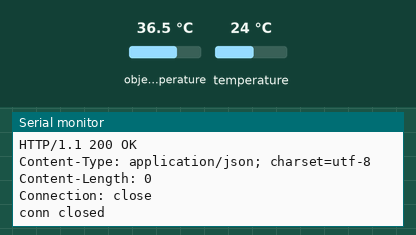
Simulated run of this sketch. Board: ESP32. On the bench: the last lines printed to the serial monitor. The test bench sets the inputs (shaded band); at power-on: object temperature 36.5 °C, temperature 24 °C. WiFi joins after 1.5 s; servers stay silent unless stated; uploads are accepted with an empty reply.

Above: at 7.2 s.
7.3 s: object temperature set to 20 °C
At 7.58 s:
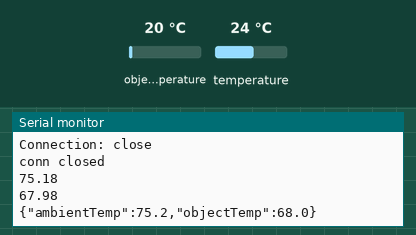
9.1 s: temperature set to 12 °C
At 10.23 s:
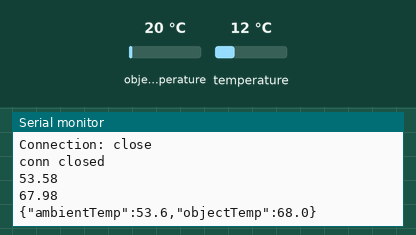
10.9 s: object temperature set to 26 °C
At 11.55 s:
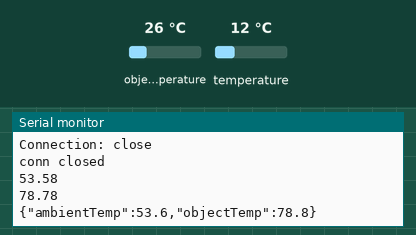
Timing chart, 0 to 13.9 s (numbered marks = the images above; inputs shaded):
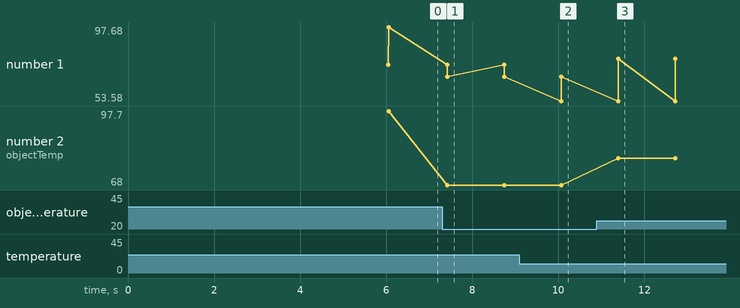

The sketch:

541ML.ino
```cpp
#include <WiFi.h>
#include <Adafruit_MLX90614.h>
#include "arduino_secrets.h"

Adafruit_MLX90614 mlx = Adafruit_MLX90614();
int status = WL_IDLE_STATUS;
char ssid[] = SECRET_SSID;
char pass[] = SECRET_PASS;
char server[] = "192.168.1.104"; //server ip

WiFiClient client;

void setup() {
  Serial.begin(9600);
  while (!Serial) {
    ;
  }

  //begin connect WiFi:
  while (status != WL_CONNECTED) {
    Serial.print("attempting connection to: ");
    Serial.println(ssid);
    //WPA/2 network
    status = WiFi.begin(ssid, pass);

    delay(3000);
  }
  Serial.println("pulling internet from the sky");
  printWifiStatus();

  mlx.begin(); //start the sensors
}

void loop() {
  WiFiClient client;

  float ambient = 0;
  float object = 0;

  //debug the raw sensor readings
  ambient = mlx.readAmbientTempF();
  Serial.println(ambient);
  object = mlx.readObjectTempF();
  Serial.println(object);

  //stringify for concatenation in jsonData
  String ambientStr = String(ambient, 1);
  String objectStr = String(object, 1);

  String jsonData = "{\"ambientTemp\":"+ ambientStr +",\"objectTemp\":"+ objectStr +"}";
  Serial.println(jsonData); // debug format of json data string
  size_t jsonLen = jsonData.length(); //get length of json data string as unsigned int

  //using port 57391
  if (client.connect(server, 57391)) {
    Serial.println("conn success");

    client.println("POST /Temp.php HTTP/1.1");
    client.println("Host: 192.168.1.104"); //server ip
    client.println("Content-Type: application/json");
    client.print("Content-Length: "); //no `println`, the length below must be on same line
    client.println(jsonLen); //length of json data being sent
    client.println();//empty line = end-of-header
    client.print(jsonData);//sends json

    //timeout-wait for server response
    unsigned long timeout = millis();
    while (client.connected() && millis() - timeout < 500) {
      if (client.available()) {
        String line = client.readStringUntil('\n');
        Serial.println(line); //print server response
        timeout = millis();
      }
    }

    client.stop(); //close connection
    Serial.println("conn closed");
  } else {
    Serial.println("conn fail");
  }
  delay(1000);

}

//upon connection: function to return SSID, board's IP, and signal strength
void printWifiStatus() {
  Serial.print("SSID: ");
  Serial.println(WiFi.SSID());
  IPAddress ip = WiFi.localIP();
  Serial.print("IP Address: ");
  Serial.println(ip);
  long rssi = WiFi.RSSI();
  Serial.print("signal strength (RSSI):");
  Serial.print(rssi);
  Serial.println(" dBm");
}
```

arduino_secrets.h
```cpp
#define SECRET_SSID "YourSSID"
#define SECRET_PASS "YourSecret"
```

Measured:
- after the input at 7.3 s, the serial monitor: prints a new line after 0.13 s (image 1)
- after the input at 9.1 s, the serial monitor: prints a new line after 0.97 s (image 2)
- after the input at 10.9 s, the serial monitor: prints a new line after 0.49 s (image 3)
- plotted number 1: 97.68 → 67.98 after the input at 7.3 s, 67.98 → 78.78 after the input at 10.9 s
- plotted number 2: 97.7 → 68 after the input at 7.3 s, 68 → 78.8 after the input at 10.9 s
